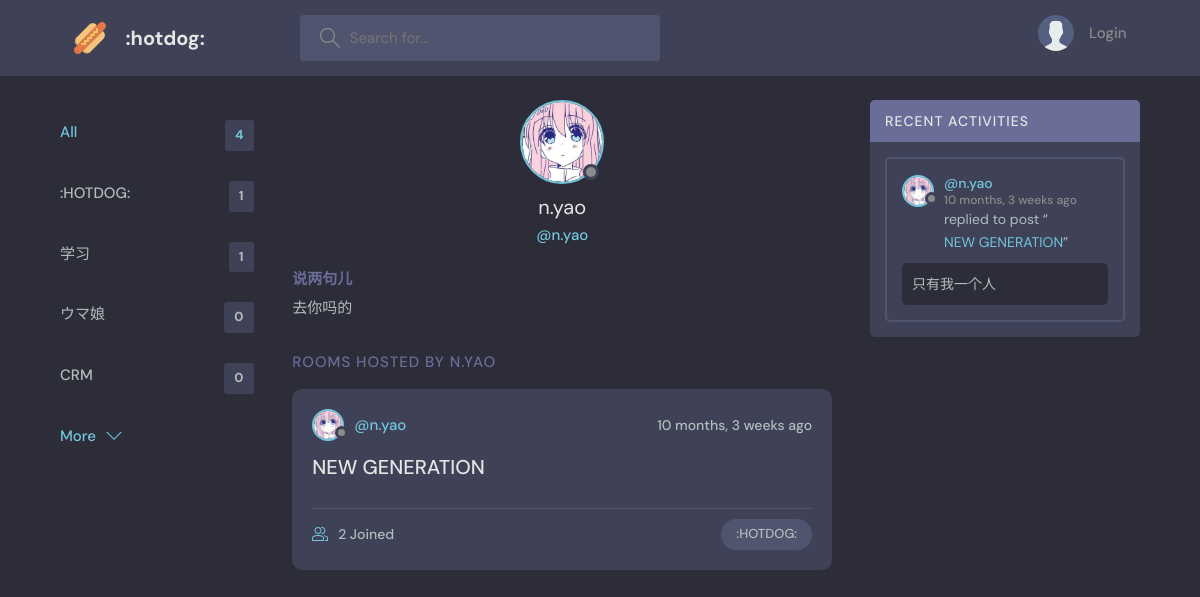
The page /profile/1 on the database as committed earlier.
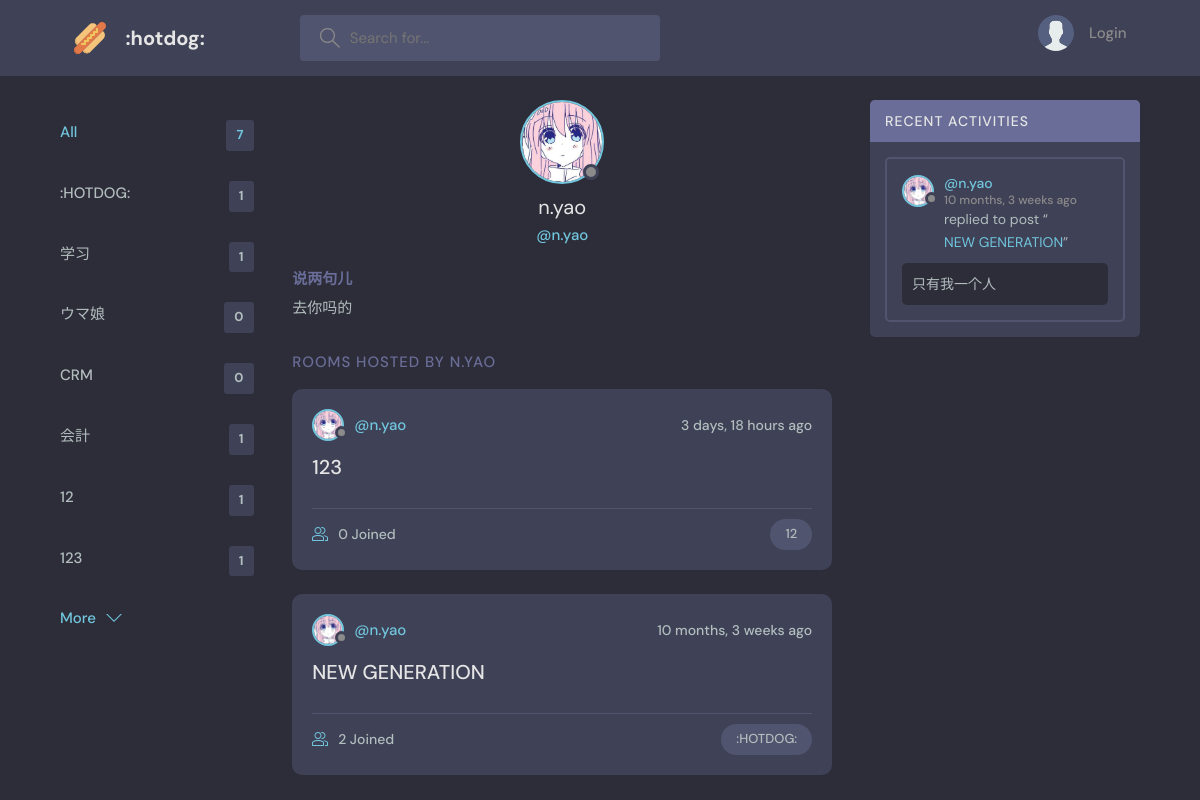
The same page on the database as committed later.
### base/models.py (models this page shows, shortened)
class Topic(models.Model):
    name = models.CharField(max_length=200)
    is_active = models.BooleanField(default=False)
    created = models.DateTimeField(auto_now_add=True)
    class Meta:
        ordering = ['-created']
    def __str__(self):
        return self.name

class User(AbstractUser):
    name = models.CharField(max_length=200, null=True)
    email = models.EmailField(unique=True,null=True)
    bio = models.TextField(null=True)
    is_online = models.BooleanField(default=False)
    avatar = models.ImageField(null=True, default="avatar.svg")
    USERNAME_FIELD = 'email'
    REQUIRED_FIELDS = []

class Room(models.Model):
    host = models.ForeignKey(User, on_delete=models.SET_NULL, null=True)
    topic = models.ForeignKey(Topic, on_delete=models.SET_NULL, null=True)
    name = models.CharField(max_length=200)
    description = models.TextField(null=True,blank=True)
    participants= models.ManyToManyField(User,related_name='participants',blank=True)
    updated = models.DateTimeField(auto_now=True)
    created = models.DateTimeField(auto_now_add=True)
    class Meta:
        ordering = ['-updated','-created']

class Message(models.Model):
    user = models.ForeignKey(User, on_delete=models.CASCADE)
    room = models.ForeignKey(Room, on_delete=models.CASCADE)
    body = models.TextField()
    updated = models.DateTimeField(auto_now=True)
    created = models.DateTimeField(auto_now_add=True)
    class Meta:
        ordering = ['-updated','-created']

### base/views.py (the view)
# urls.py: path('profile/<str:pk>', views.userProfile, name="user-profile"),
def userProfile(request, pk):
    user = User.objects.get(id=pk)
    rooms = user.room_set.all()
    room_messages = user.message_set.all()
    topics = Topic.objects.all()
    context = {'user': user,
               'rooms': rooms,
               'room_messages': room_messages,
               'topics': topics}
    return render(request, 'base/profile.html', context)

### base/templates/base/profile.html (shortened to what this page needs)
{% extends 'main.html' %} {% block content %}
  <main class="profile-page layout layout--3">
    <div class="container">
      {% include 'base/topics_component.html' %}
      <div class="roomList">
        <div class="profile">
          <div class="profile__avatar">
            {% if user.is_online %}
            <div class="avatar avatar--large active">
              <img src="{{user.avatar.url}}" />
            </div>
            {% else %}
            <div class="avatar avatar--large">
              <img src="{{user.avatar.url}}" />
            </div>
            {% endif %}
          </div>
          <div class="profile__info">
            <h3>{{user.username}}</h3>
            <p>@{{user.username}}</p>
          </div>
          <div class="profile__about">
            <h3>说两句儿</h3>
            <p>
           {{user.bio}}
            </p>
          </div>
        </div>
        <div class="roomList__header">
          <div>
            <h2>Rooms Hosted by {{user.username}}</a>
            </h2>
          </div>
        </div>
        {% include 'base/feed_component.html' %}
      </div>
      {% include 'base/activity_component.html' %}
    </div>
  </main>
 {% endblock content %}

### templates/main.html (shortened to what this page needs)
<!DOCTYPE html>
{% load static %}
<html lang="en">
  <head>
    <link rel="stylesheet" href="{% static 'styles/style.css' %}" />
  </head>
  <body>
    {% include 'navigation.html'%}  {% block content %} {% endblock %}
  </body>
</html>

### templates/navigation.html (shortened to what this page needs)
{% load static %}
<header class="header header--loggedIn">
  <div class="container">
    <a href="{% url 'home' %}" class="header__logo">
      <img src="{% static 'images/hotdog.svg' %}" />
      <h1>:hotdog:</h1>
    </a>
    <form class="header__search" method="GET" action = "{% url 'home' %}">
      <label>
        <input name = "q" placeholder="Search for..." />
      </label>
    </form>
    <nav class="header__menu">
      {% if request.user.is_authenticated %}
      <div class="header__user">
        <a href="{% url 'user-profile' request.user.id  %}">
          <div class="avatar avatar--medium active">
            <img src="{{request.user.avatar.url}}" />
          </div>
          <p>{{request.user.username}} <span>@{{request.user.username}}</span></p>
        </a>
        <button class="dropdown-button">
          <svg
            version="1.1"
            xmlns="http://www.w3.org/2000/svg"
            width="32"
            height="32"
            viewBox="0 0 32 32"
          >
            <title>chevron-down</title>
            <path d="M16 21l-13-13h-3l16 16 16-16h-3l-13 13z"></path>
          </svg>
        </button>
      </div>
      {% else %}
      <a href="{% url 'login' %}">
        <img src="{% static 'images/avatar.svg' %}"  />
        <p>Login</p>
      </a>
      {% endif %}
    </nav>
  </div>
</header>

### base/templates/base/topics_component.html (shortened to what this page needs)
<div class="topics">
        <ul class="topics__list">
          <li>
            <a href="{% url 'home' %}" class="active">All <span>{{topics.count}}</span></a>
          </li>
          {% for topic in topics %}
          <li>
            {% if topic.is_active %}
            <a  id = "topic_active" href="{% url 'home' %}?q={{topic.name}}" >{{topic.name}} <span>{{topic.room_set.all.count}}</span></a>
            {% else %}
            <a href="{% url 'home' %}?q={{topic.name}}" >{{topic}} <span>{{topic.room_set.all.count}}</span></a>
            {% endif %}
          </li>
          {% endfor %}
        </ul>
        <a class="btn btn--link" href="{% url 'topics' %}">
          More
          <svg version="1.1" xmlns="http://www.w3.org/2000/svg" width="32" height="32" viewBox="0 0 32 32">
            <title>chevron-down</title>
            <path d="M16 21l-13-13h-3l16 16 16-16h-3l-13 13z"></path>
          </svg>
        </a>
</div>

### base/templates/base/feed_component.html (shortened to what this page needs)
{% for room in rooms %}
<div class="roomListRoom">
  <div class="roomListRoom__header">
    <a href="{% url 'user-profile' room.host.id %}" class="roomListRoom__author">
    {% if room.host.is_online %}
    <div class="avatar avatar--small active">
      <img src="{{room.host.avatar.url}}" />
    </div>
    {% else %}
    <div class="avatar avatar--small">
      <img src="{{room.host.avatar.url}}" />
    </div>
    {% endif %}
      <span>@{{room.host.username}}</span>
    </a>
    <div class="roomListRoom__actions">
      <span>{{room.created|timesince}}  ago</span>
    </div>
  </div>
  <div class="roomListRoom__content">
    <a href="{% url 'room' room.id %}">{{room.name}}</a>
  </div>
  <div class="roomListRoom__meta">
    <a class="roomListRoom__joined">
      {{room.participants.all.count}} Joined
    </a>
    <p class="roomListRoom__topic">{{room.topic.name}}</p>
  </div>
</div>
{% endfor %}

### base/templates/base/activity_component.html (shortened to what this page needs)
<div class="activities">
    <div class="activities__header">
      <h2>Recent Activities</h2>
    </div>
    {% for message in room_messages %}
    <div class="activities__box">
      <div class="activities__boxHeader roomListRoom__header">
        <a href="{% url 'user-profile' message.user.id %}" class="roomListRoom__author">
          {% if message.user.is_online %}
          <div class="avatar avatar--small active">
            <img src="{{message.user.avatar.url}}" />
          </div>
          {% else %}
            <div class="avatar avatar--small ">
              <img src="{{message.user.avatar.url}}" />
            </div>
          {% endif %}
          <p>
            @{{message.user.username}}
            <span>{{message.created|timesince}} ago</span>
          </p>
        </a>
      </div>
      <div class="activities__boxContent">
        <p>replied to post “<a href="{% url 'room' message.room.id %}">{{message.room.name}}</a>”</p>
        <div class="activities__boxRoomContent">
        {{message.body}}
        </div>
      </div>
    </div>
    {% endfor %}
  </div>

Rows that differ between the two databases and show on the page:
added Topic: name "会計", room_set.all.count "1"
added Topic: name "12", room_set.all.count "1"
added Topic: name "123", room_set.all.count "1"
added Room: host.avatar (picture), host.username "n.yao", created "3 days, 18 hours", name "123", participants.all.count "0", topic.name "12"
Other text that changed with them:
{{ topics.count }}: "4" → "7"
